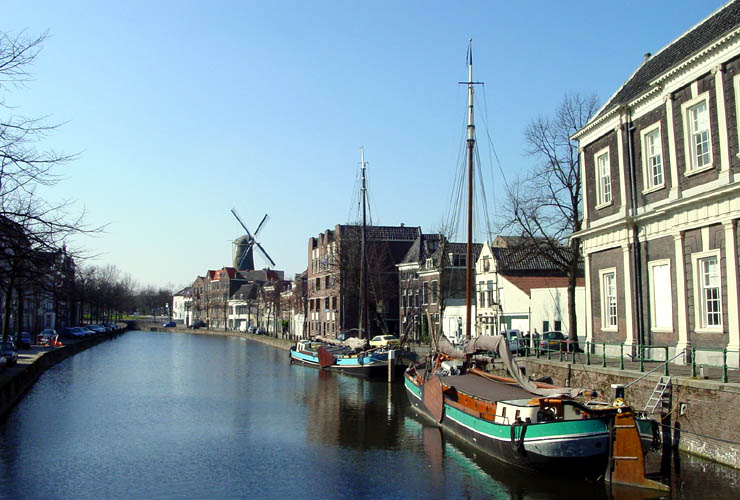
#> input picture src/engine/notebooks/schiedam.png, 740 x 500 px
$ jupyter execute ApplyBestIndividualToOtherParts.ipynb   (Python 2 division)
#> lines starting #> are read from the running program, lines starting #| are printed output that depends on the picture
[cell 1]

import random
import operator
import matplotlib.pyplot as plt
import math
import numpy as np
import os

import netCDF4
import pylab
import matplotlib.pyplot as plt
from PIL import Image

from deap import base, creator, gp, tools

class Imager(object):
    def __init__(self, srcimage):
        self.srcimage = srcimage

    def ImageGetMaxXY(self):
        img = Image.open(self.srcimage)
#> img is the input picture: PIL image 740x500 RGB; mean R, G, B 126.1, 147.6, 157.9
        (self.xMax, self.yMax) = img.size
#> self.xMax = 740; self.yMax = 500
        img.close()

    def PunchHole(self, x, y, dx, dy):
        self.imghole = Image.open(self.srcimage).copy().convert('RGBA')
        self.imgholePA = self.imghole.load()
        self.xHole = x
        self.yHole = y
        (self.xMax, self.yMax) = self.imghole.size
        self.dx = dx
        self.dy = dy
        for x in range(self.xHole, self.xHole + self.dx):
            for y in range(self.yHole, self.yHole + self.dy):
                if self.imgholePA[x, y] != (255, 255, 255, 255):
                    self.imgholePA[x, y] = (0, 0, 0, 0)
        self.imghole.save(self.srcimage.replace(r'.png', r'_hole.png'))

    def FindPixelInDirection(self, x, y, rx, ry):
        if rx == 0 and ry == 0:
            return None
        found = False
        cx = x
        cy = y
        while not found:
            cx += rx
            cy += ry
            if cx < 0 or cx >= self.xMax:
                break
            if cy < 0 or cy >= self.yMax:
                break
            pixel = self.imgholePA[cx, cy]
            if pixel != (255, 255, 255, 255) and pixel != (0, 0, 0, 0):
                found = True
        return pixel if found else None

    def ApplyIndividual(self, lst, dstimage):
        self.workimage = self.imghole.copy()
        self.workimagePA = self.workimage.load()
        pixels = list(lst)
        numPairs = len(pixels) / 2
        for x in range(self.xHole, self.xHole + self.dx):
            for y in range(self.yHole, self.yHole + self.dy):
                nr = 0
                ng = 0
                nb = 0
                pixelsFound = 0
                if self.imgholePA[x,y] == (0, 0, 0, 0):
                    for i in range(0, numPairs):
                        rx = pixels[2 * i]
                        ry = pixels[2 * i + 1]
                        newPixel = self.FindPixelInDirection(x, y, rx, ry)
                        if newPixel != None:
                            pixelsFound += 1
                            nr += newPixel[0]
                            ng += newPixel[1]
                            nb += newPixel[2]
# [4 lines of commented-out code are left out]
                    if pixelsFound > 0:
                        self.workimagePA[x, y] = (nr / numPairs, ng / numPairs, nb / numPairs, 255)
                    else:
                        print r'no pixels found!'
        self.workimage.save(dstimage)
        self.workimage.close()

    def EvaluateIndividual(self, dstimage):
        refimg = Image.open(self.srcimage)
        refimgPA = refimg.load()
        cmpimg = Image.open(dstimage)
        cmpimgPA = cmpimg.load()

        score = 0
        for x in range(self.xHole, self.xHole + self.dx):
            for y in range(self.yHole, self.yHole + self.dy):
                if self.imgholePA[x, y] != (255, 255, 255, 255):
                    s = refimgPA[x, y]
                    c = cmpimgPA[x, y]
                    score += pow(abs(s[0] - c[0]), 2) + \
                             pow(abs(s[1] - c[1]), 2) + \
                             pow(abs(s[2] - c[2]), 2)
        refimg.close()
        cmpimg.close()
        return score

    def DisplayFilledRegion(self, dstimage):
        img = Image.open(dstimage)
        plt.imshow(np.asarray(img))
        plt.xlim(self.xHole - self.dx, self.xHole + self.dx * 2)
        plt.ylim(self.yHole - self.dy, self.yHole + self.dy * 2)
        plt.show()
        img.close()

    def DisplayReference(self):
        img = Image.open(self.srcimage)
        plt.imshow(np.asarray(img))
        plt.xlim(self.xHole - self.dx, self.xHole + self.dx * 2)
        plt.ylim(self.yHole - self.dy, self.yHole + self.dy * 2)
        plt.show()
        img.close()

    def DisplayHole(self):
        plt.imshow(np.asarray(self.imghole))
        plt.xlim(self.xHole - self.dx, self.xHole + self.dx * 2)
        plt.ylim(self.yHole - self.dy, self.yHole + self.dy * 2)
        plt.show()

    def wrapup(self):
        self.imghole.close()

# Evaluate best individual
i = Imager('schiedam.png') #eco.png')
i.ImageGetMaxXY()
holeSizeX = 30
holeSizeY = 30
#topper = [-4, 0, -2, 3, -4, 5, -4, 1, -5, 4, -2, 2, 1, 0, -1, 1, 1, 0, -3, 0, -5, 1, -2, 1, -3, 1, -1, 0, -4, 1, -5, 4, -2, 3, -1, 1, -4, 3, -1, 1, -4, 3, -4, 3, -4, 3, -3, 2, -3, 1, 1, 0, 5, 3, -4, 3, -3, 0, -2, 1, -5, 1, -3, 2, 1, 0, 5, 5, -5, 1, 0, 0, -2, 1, -2, 2, -2, 3, -3, 2, -5, 1, -2, 1, 0, 0, 1, 0, -3, 2, -5, 1, -1, 1, -3, 3, -1, 0, 1, 0] # eco
topper = [0, -1, 2, -4, 1, 1, -1, -9, 9, 2, 8, 6, -2, -6, -3, 9, 0, 6, 8, 5, 7, 2, 2, 1, -3, 0, -3, 4, 4, 1, 6, -9, -4, 5, 0, 2, -2, -1, 3, 1, -6, -7, -3, -5, 0, -3, 0, -5, 5, 0, 0, -4, -7, 1, 0, -7, -4, -9, -2, -7, -3, 1, -1, -8, 3, -5, 0, -2, -5, -4, -1, -3, -5, 1, -1, 5, 6, 5, 0, -7, -1, -8, -1, -8, 8, 7, 2, -4, -1, -6, -2, -4, 0, -1, 1, 2, 1, -6, 3, -3] #schiedam
for counter in range(0, 10):
    x = random.randint(0, i.xMax - holeSizeX - 1)
#> x = 394
    y = random.randint(0, i.yMax - holeSizeY - 1)
#> y = 388
    i.PunchHole(x, y, holeSizeX, holeSizeY)
#> in PunchHole, `self.imghole.save(self.srcimage.replace(r'.png', r'_hole.png'))`:
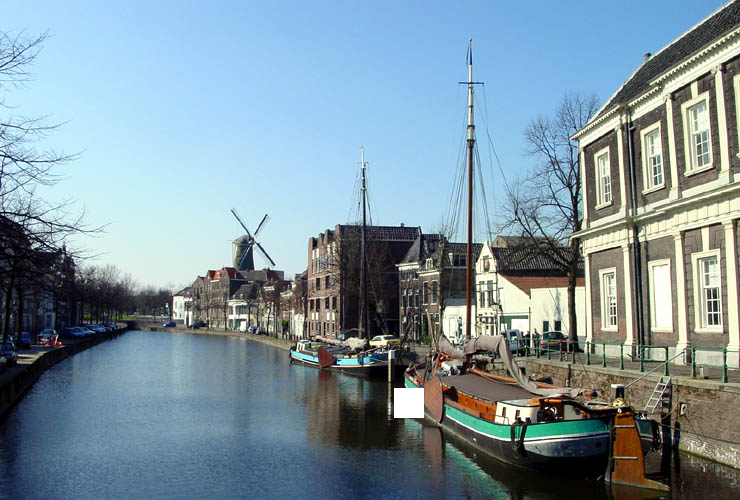
#> saved as schiedam_hole.png: PIL image 740x500 RGBA; mean R, G, B, A 125.9, 147.4, 157.8, 254.4; transparent parts drawn white
    img = "schiedam_randomhole_%i.png" % counter
    imgpath = os.getcwd() + r'/randomholes/' + img
    i.ApplyIndividual(topper, imgpath)
    print i.EvaluateIndividual(imgpath)
    i.DisplayFilledRegion(imgpath)
    i.DisplayReference()
    i.DisplayHole()
i.wrapup()
